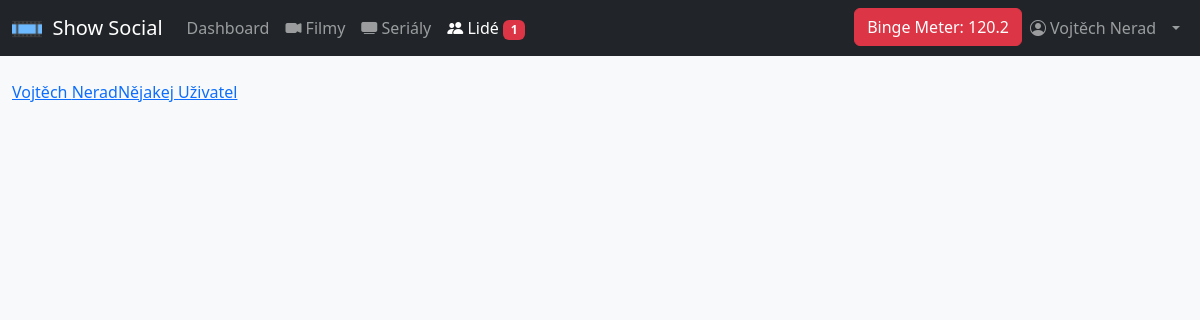
Screenshot of /people.php (signed in) with the database file from the repository.
### tables this page shows
CREATE TABLE `users` (
  `id` int(11) NOT NULL,
  `user_name` varchar(30) NOT NULL,
  `first_name` varchar(30) NOT NULL,
  `last_name` varchar(30) NOT NULL,
  `email` varchar(50) NOT NULL,
  `password_hash` varchar(255) NOT NULL,
  `created_at` timestamp NOT NULL DEFAULT current_timestamp() ON UPDATE current_timestamp(),
  `watch_limit` smallint(6) NOT NULL
);

### classes/dbh.class.php (called while the page is built)
<?php
class Dbh {
    private $host = "localhost";
    private $username = "root";
    private $password = "ayylmao1337";
    private $dbname = "show_social";
    public function connect() {
        $dsn = 'mysql:host=' .  $this->host .';dbname=' . $this->dbname;
        $pdo = new PDO($dsn, $this->username, $this->password);
        $pdo->setAttribute(PDO::ATTR_DEFAULT_FETCH_MODE, PDO::FETCH_ASSOC);
        return $pdo;
    }
}

### classes/Users.class.php (called while the page is built, shortened)
<?php
class Users extends Dbh {
    function getAllUsers() {
        $sql = 'SELECT id, first_name, last_name FROM users';
        $statement = $this->connect()->query($sql)->fetchAll();
        return $statement;
    }
}

### people.php (the view, shortened to what this page needs)
<?php
require 'classes/dbh.class.php';
require 'classes/Users.class.php';
$active_page = 'people';
include 'includes/header.inc.php';
$users = new Users();
$allUsers = $users->getAllUsers();
foreach ($allUsers as $user) {
    echo '<a href="user.php?id='. $user['id'] .'">';
    echo $user['first_name'] . ' ' . $user['last_name'];
    echo '</a>';
}
?>
<?php
include 'includes/footer.inc.php';

### includes/header.inc.php (shortened to what this page needs)
<?php
require_once 'user.inc.php';
?>
<!DOCTYPE html>
<html lang="cs">
<head>
    <link rel="stylesheet" type="text/css" href="styles/bootstrap.min.css">
    <link rel="stylesheet" type="text/css" href="styles/style.css">
    <link rel="stylesheet" href="https://cdn.jsdelivr.net/npm/bootstrap-icons@1.9.1/font/bootstrap-icons.css">
</head>
<body class="bg-light">
<?php
    include 'navbar.inc.php';
?>
<div class="container-fluid">

### includes/navbar.inc.php (shortened to what this page needs)
<?php
    $active_link_classes = 'class="nav-link active" aria-current="page"';
    $nonactive_link_classes = 'class="nav-link"';
    if (isset($_SESSION['user_id'])) {
        $userDataStatement = $db->prepare('
            SELECT watch_limit
            FROM users
            WHERE id = (:id)
            LIMIT 1;
        ');
        $userDataStatement->execute(array(':id' => $_SESSION['user_id']));
        $userData = $userDataStatement->fetch();
    }
?>
<nav class="navbar sticky-top navbar-expand-lg navbar-dark bg-dark mb-4">
    <div class="container-fluid">
        <a class="navbar-brand" href="#">
            <img src="/assets/favicon/android-chrome-512x512.png" alt="Logo" width="30" height="24" class="d-inline-block align-text-bottom">
            &nbsp;Show Social
        </a>
        <div class="collapse navbar-collapse" id="navbarSupportedContent">
            <ul class="navbar-nav me-auto mb-2 mb-lg-0">
                <li class="nav-item">
                    <a <?php echo(($active_page == 'dashboard') ? $active_link_classes : $nonactive_link_classes); ?> href="index.php">Dashboard</a>
                </li>
                <li class="nav-item">
                    <a <?php echo(($active_page == 'movie') ? $active_link_classes : $nonactive_link_classes); ?> href="movie.php"><i class="bi bi-camera-video-fill"></i> Filmy</a>
                </li>
                <li class="nav-item">
                    <a <?php echo(($active_page == 'shows') ? $active_link_classes : $nonactive_link_classes); ?> href="shows.php"><i class="bi bi-tv-fill"></i> Seriály</a>
                </li>
                <li class="nav-item">
                    <a <?php echo(($active_page == 'people') ? $active_link_classes : $nonactive_link_classes); ?> href="people.php"><i class="bi bi-people-fill"></i> Lidé
                    <?php
                        if (isset($_SESSION['user_id'])) {
                            $friendlistStatement = $db->prepare('
                                SELECT requesterId, adresseeId, isConfirmed
                                FROM friendslist
                                WHERE adresseeId = (:selectedUser) AND isConfirmed = false;
                            ');
                            $friendlistStatement->execute(
                                array(':selectedUser' => $_SESSION['user_id'])
                            );
                            $friendlistData = $friendlistStatement->fetchAll();
                            $numberOfFriendRequests = count($friendlistData);
                            if ($numberOfFriendRequests > 0)
                            echo '<span class="badge text-bg-danger">' . $numberOfFriendRequests . '</span>';
                        }
                    ?>
                    </a>
                </li>
            </ul>
            <ul class="navbar-nav ms-auto mb-2 mb-lg-0">
                <li class="nav-item">
                    <?php
                    if (isset($_SESSION['user_id'])) {
                        $seenMinutesTodayStatement = $db->prepare('
                            SELECT seen_episodes.id as id, seen_episodes.timestamp as seen_time, seen_episodes.user_id as user_id, tv_show_episodes.runtime as runtime
                            FROM seen_episodes
                            LEFT JOIN tv_show_episodes
                            ON seen_episodes.id = tv_show_episodes.id
                            WHERE seen_episodes.timestamp >= NOW() - INTERVAL 1 DAY;
                        ');
                        $seenMinutesTodayStatement->execute();
                        $seenMinutesTodayData = $seenMinutesTodayStatement->fetchAll();
                        $seenMinutesInTotal = 0;
                        foreach ($seenMinutesTodayData as $show) {
                            $seenMinutesInTotal = $seenMinutesInTotal + $show['runtime'];
                        }
                        $bingeMeterClass = ($seenMinutesInTotal > $userData['watch_limit']) ? 'btn-danger' : 'btn-success';
                        $seenPercentage = round((($seenMinutesInTotal/$userData['watch_limit']) * 100), 1);
                        if ($seenPercentage < 80) {
                            $bingeMeterClass = 'success';
                        } elseif ($seenPercentage < 100) {
                            $bingeMeterClass = 'warning';
                        } else {
                            $bingeMeterClass = 'danger';
                        }
                        echo '<button type="button" class="btn btn-' . $bingeMeterClass . '" data-bs-toggle="modal" data-bs-target="#exampleModal" data-backdrop="false">';
                        echo 'Binge Meter: ' . $seenPercentage;
                        echo '</button>';
                    }
                    ?>
                </li>
                <li class="nav-item">
                    <?php
                    if (isset($_SESSION['user_id'])) {
                        echo '<a ' . (($active_page == 'profile') ? $active_link_classes : $nonactive_link_classes) . ' href="../profile.php"><i class="bi bi-person-circle"></i> ' . $_SESSION['first_name'] . ' ' . $_SESSION['last_name'] . '</a>';
                    } else {
                        echo '<a ' . (($active_page == 'login') ? $active_link_classes : $nonactive_link_classes) . ' href="../authentication.php"><i class="bi bi-person-circle"></i> Přihlášení</a>';
                    }
                    ?>
                </li>
                <?php
                if (isset($_SESSION['user_id'])) {
                    echo '<li class="nav-item dropdown">';
                    echo '<a class="nav-link dropdown-toggle" href="#" role="button" data-bs-toggle="dropdown" aria-expanded="false"></a>';
                    echo '</li>';
                }
                ?>
            </ul>
        </div>
    </div>
</nav>

### includes/footer.inc.php (shortened to what this page needs)
</div>
</body>
</html>

### rows the page displays
users: watch_limit "120.2", first_name "Vojtěch", last_name "Nerad"
users: first_name "Nějakej", last_name "Uživatel"

### other values shown
$numberOfFriendRequests "1"
$_SESSION['first_name'] "Vojtěch"
$_SESSION['last_name'] "Nerad"
